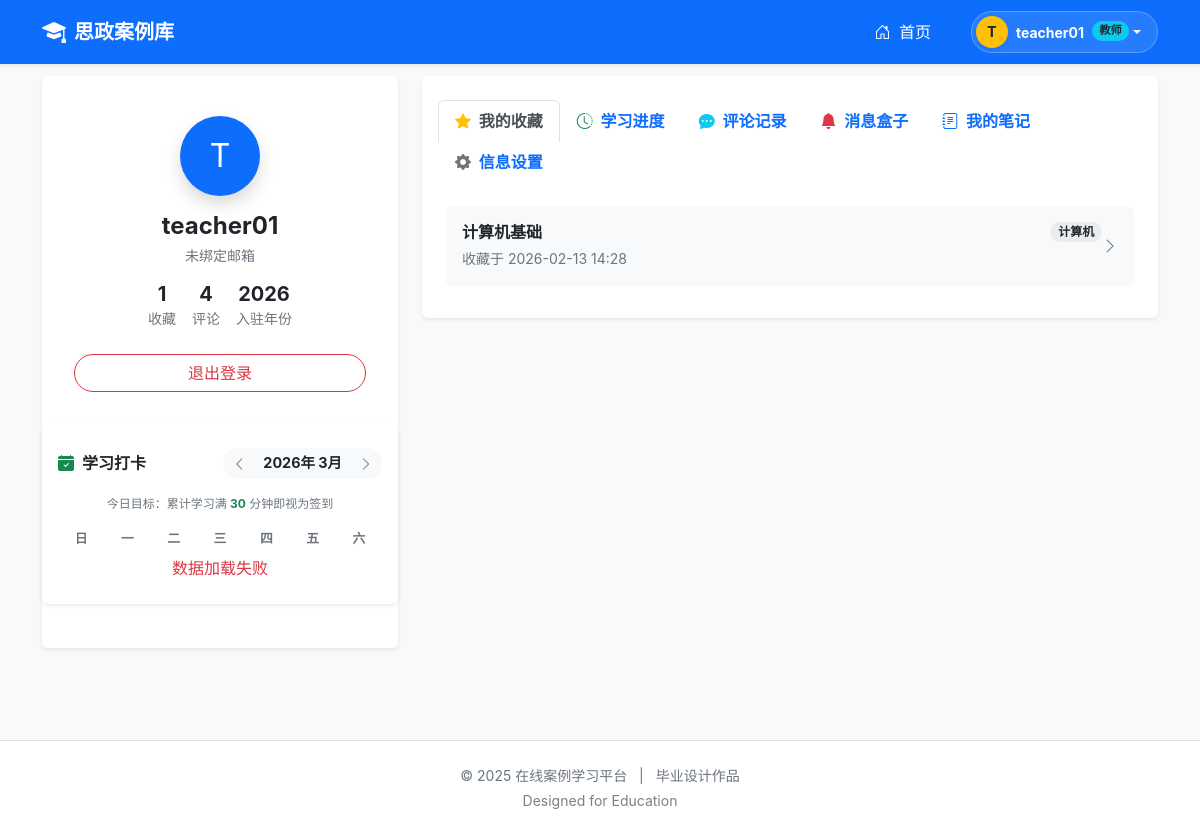
Screenshot of /profile/ (signed in) with the database file from the repository.
### common/models.py (models this page shows, shortened)
class Favorite(models.Model):
    user = models.ForeignKey(User, on_delete=models.CASCADE)
    case = models.ForeignKey(CaseStudy, on_delete=models.CASCADE)
    created_at = models.DateTimeField(auto_now_add=True)
    class Meta: unique_together = ('user', 'case')

class CaseStudy(models.Model):
    title = models.CharField('课程标题', max_length=100)
    author = models.ForeignKey(User, on_delete=models.CASCADE, verbose_name="负责教师", related_name='cases', null=True,
                               blank=True)
    category = models.ForeignKey(Category, on_delete=models.CASCADE, verbose_name='所属分类')
    description = models.TextField('课程简介', blank=True)
    cover_image = models.ImageField('封面图', upload_to='covers/', blank=True, null=True)
    view_count = models.PositiveIntegerField('浏览量', default=0)
    created_at = models.DateTimeField('发布时间', auto_now_add=True)
    content = models.TextField('导读/详情', blank=True)
    class Meta: verbose_name = '思政课程'; verbose_name_plural = verbose_name; ordering = ['-created_at']

class Category(models.Model):
    name = models.CharField('分类名称', max_length=50)
    class Meta: verbose_name = '案例分类'; verbose_name_plural = verbose_name
    ordering = ['id']

### student_web/views.py (the view)
# urls.py: path('profile/', views.profile, name='profile'),  # 个人中心
@login_required
def profile(request):
    from common.models import Comment, Favorite, StudyRecord, Note,Notification
    user = request.user
    if request.method == 'POST':
        user.first_name = request.POST.get('nickname', user.first_name).strip()
        user.email = request.POST.get('email', user.email).strip()
        user.save()
        messages.success(request, '更新成功')
        return redirect('profile')
    study_records = StudyRecord.objects.select_related('case', 'case__category', 'last_chapter').filter(user=user).order_by('-last_updated')
    notifications = Notification.objects.filter(recipient=user)
    unread_count = notifications.filter(is_read=False).count()
    context = {
        'favorites': Favorite.objects.select_related('case').filter(user=user),
        'comments': Comment.objects.select_related('case').filter(user=user).order_by('-created_at'),
        'study_records': study_records,
        'notes': Note.objects.select_related('case','chapter').filter(user=user).order_by('-created_at'),
        'notifications': notifications[:30],  # 最多只显示最近30条
        'unread_count': unread_count,
        'user': user,
        'computed_avatar': user.username[0].upper() if user.username else 'U'
    }
    return render(request, 'student_web/profile.html', context)

### student_web/templates/student_web/profile.html (shortened to what this page needs)
{% extends 'base.html' %}
{% load static %}
{% block content %}
<div class="row">
    <div class="col-md-4 mb-4">
        <div class="card shadow-sm border-0 text-center py-4">
            <div class="card-body">
                <div class="mb-3 mx-auto bg-primary text-white rounded-circle d-flex align-items-center justify-content-center shadow"
                     style="width: 80px; height: 80px; font-size: 2rem;">
                    {{ computed_avatar }}
                </div>
                <h4 class="fw-bold mb-1">{{ user.username }}</h4>
                <p class="text-muted small mb-3">{{ user.email|default:"未绑定邮箱" }}</p>
                <div class="d-flex justify-content-center gap-3 text-center mb-4">
                    <div>
                        <h5 class="fw-bold mb-0">{{ favorites.count }}</h5>
                        <small class="text-muted">收藏</small>
                    </div>
                    <div>
                        <h5 class="fw-bold mb-0">{{ comments.count }}</h5>
                        <small class="text-muted">评论</small>
                    </div>
                    <div>
                        <h5 class="fw-bold mb-0">{{ user.date_joined|date:"Y" }}</h5>
                        <small class="text-muted">入驻年份</small>
                    </div>
                </div>
                <div class="d-grid gap-2 px-3">
                    <form action="{% url 'logout' %}" method="post">
                        <button class="btn btn-outline-danger w-100 rounded-pill">退出登录</button>
                    </form>
                </div>
            </div>  {% include 'student_web/components/study_calendar.html' %}
        </div>
    </div>
    <div class="col-md-8">
        <div class="card shadow-sm border-0">
            <div class="card-header bg-white border-bottom-0 pt-4 px-4">
                <ul class="nav nav-tabs card-header-tabs" id="profileTab" role="tablist">
                    <li class="nav-item">
                        <button class="nav-link active fw-bold" data-bs-toggle="tab" data-bs-target="#favs">
                            <i class="bi bi-star-fill text-warning me-1"></i> 我的收藏
                        </button>
                    </li>
                    <li class="nav-item">
                        <button class="nav-link fw-bold" data-bs-toggle="tab" data-bs-target="#progress">
                            <i class="bi bi-clock-history text-success me-1"></i> 学习进度
                        </button>
                    </li>
                    <li class="nav-item">
                        <button class="nav-link fw-bold" data-bs-toggle="tab" data-bs-target="#comments">
                            <i class="bi bi-chat-dots-fill text-info me-1"></i> 评论记录
                        </button>
                    </li>
                    <li class="nav-item">
                        <button class="nav-link fw-bold position-relative" data-bs-toggle="tab"
                                data-bs-target="#notifications">
                            <i class="bi bi-bell-fill text-danger me-1"></i> 消息盒子
                        </button>
                    </li>
                    <li class="nav-item">
                        <button class="nav-link fw-bold" data-bs-toggle="tab" data-bs-target="#notes">
                            <i class="bi bi-journal-text text-primary me-1"></i> 我的笔记
                        </button>
                    </li>
                    <li class="nav-item">
                        <button class="nav-link fw-bold" data-bs-toggle="tab" data-bs-target="#settings">
                            <i class="bi bi-gear-fill text-secondary me-1"></i> 信息设置
                        </button>
                    </li>
                </ul>
            </div>
            <div class="card-body p-4">
                <div class="tab-content" id="profileTabContent">
                    <div class="tab-pane fade show active" id="favs">
                        {% if favorites %}
                            <div class="list-group list-group-flush">
                                {% for fav in favorites %}
                                <a href="{% url 'case_detail' fav.case.id %}" class="list-group-item list-group-item-action py-3 d-flex align-items-center border-bottom-0 rounded mb-2 bg-light">
                                    <div class="flex-grow-1">
                                        <div class="d-flex justify-content-between align-items-center mb-1">
                                            <h6 class="mb-0 fw-bold text-dark">{{ fav.case.title }}</h6>
                                            <span class="badge bg-secondary bg-opacity-10 text-dark rounded-pill">{{ fav.case.category.name }}</span>
                                        </div>
                                        <small class="text-muted">收藏于 {{ fav.created_at|date:"Y-m-d H:i" }}</small>
                                    </div>
                                    <i class="bi bi-chevron-right text-muted"></i>
                                </a>
                                {% endfor %}
                            </div>
                        {% else %}
                            <div class="text-center py-5 text-muted">
                                <i class="bi bi-folder2-open fs-1 opacity-25"></i>
                                <p class="mt-2">暂无收藏，去案例库看看吧</p>
                                <a href="{% url 'index' %}" class="btn btn-primary btn-sm rounded-pill px-4">去浏览</a>
                            </div>
                        {% endif %}
                    </div>
                </div>
            </div>
        </div>
    </div>
</div>
{% endblock %}

### templates/base.html (shortened to what this page needs)
{% load static %}<!DOCTYPE html>
<html lang="zh-CN">
<head>
    <link href="https://cdn.bootcdn.net/ajax/libs/twitter-bootstrap/5.2.3/css/bootstrap.min.css" rel="stylesheet">
    <link href="https://cdn.bootcdn.net/ajax/libs/bootstrap-icons/1.10.3/font/bootstrap-icons.css" rel="stylesheet">
</head>
<body>
<nav class="navbar navbar-expand-lg navbar-dark bg-primary fixed-top shadow-sm" style="min-height: 64px;">
    <div class="container">
        <a class="navbar-brand fw-bold d-flex align-items-center" href="{% url 'index' %}">
            <i class="bi bi-mortarboard-fill me-2 fs-4"></i>
            <span>思政案例库</span>
        </a>
        <div class="collapse navbar-collapse" id="navbarNav">
            <ul class="navbar-nav ms-auto align-items-center">
                <li class="nav-item me-2">
                    <a class="nav-link active px-3 rounded-pill hover-bg-light" href="{% url 'index' %}">
                        <i class="bi bi-house-door me-1"></i> 首页
                    </a>
                </li>
                {% if user.is_authenticated %}
                    <li class="nav-item dropdown ms-lg-3">
                        <a class="nav-link dropdown-toggle d-flex align-items-center text-white py-1 ps-1 pe-3 bg-white bg-opacity-10 rounded-pill border border-white border-opacity-25"
                           href="#" role="button" data-bs-toggle="dropdown" aria-expanded="false">
                            <div class="bg-warning text-dark rounded-circle d-flex align-items-center justify-content-center me-2 shadow-sm"
                                 style="width: 32px; height: 32px; font-weight: bold; font-size: 0.9rem;">
                                {{ user.username.0|upper }}
                            </div>
                            <span class="small fw-bold me-2">{{ user.username }}</span>
                            {% if user.is_superuser %}
                                <span class="badge rounded-pill bg-warning text-dark role-badge">超级管理员</span>
                            {% elif user.profile.role == 'admin' %}
                                <span class="badge rounded-pill bg-danger role-badge">管理员</span>
                            {% elif user.profile.role == 'teacher' %}
                                <span class="badge rounded-pill bg-info text-dark role-badge">教师</span>
                            {% endif %}
                        </a>
                    </li>
                {% endif %}
            </ul>
        </div>
    </div>
</nav>
<div class="{% block layout_container %}container{% endblock %} main-wrapper animate__animated animate__fadeIn">
    {% block content %}{% endblock %}
</div>
<footer class="text-center py-4 text-muted border-top mt-5 bg-white">
    <div class="container">
        <div class="row align-items-center">
            <div class="col-12">
                <p class="mb-0 small">
                    &copy; 2025 在线案例学习平台 <span class="mx-2">|</span> 毕业设计作品
                </p>
                <p class="mb-0 mt-1 small text-black-50">
                    Designed for Education
                </p>
            </div>
        </div>
    </div>
</footer>
</body>
</html>

### templates/base.html (style rules this page uses)
body { padding-top: 76px; background-color: #f8f9fa; font-family: -apple-system, BlinkMacSystemFont, "Segoe UI", Roboto, "Helvetica Neue", Arial, sans-serif; min-height: 100vh; display: flex; flex-direction: column; }
.card { border: none; margin-bottom: 20px; box-shadow: 0 4px 15px rgba(0,0,0,0.05); transition: transform 0.2s ease-in-out; }
.main-wrapper { flex: 1; }
.role-badge { font-size: 0.7rem; transform: translateY(-1px); }

### rows the page displays
Favorite: case "计算机基础", case.category.name "计算机", created_at "2026-02-13 14:28"

### other values shown
{{ user.username.0|upper }} "T"
{{ user.username }} "teacher01"
{{ computed_avatar }} "T"
{{ user.email|default:"未绑定邮箱" }} "未绑定邮箱"
{{ favorites.count }} "1"
{{ comments.count }} "4"
{{ user.date_joined|date:"Y" }} "2026"
